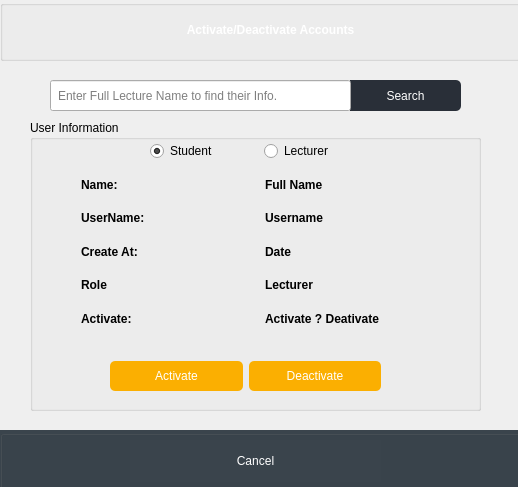
<?xml version="1.0" encoding="UTF-8"?>
<ui version="4.0">
 <class>Activate_DeactivateUser</class>
 <widget class="QDialog" name="Activate_DeactivateUser">
  <property name="geometry">
   <rect>
    <x>0</x>
    <y>0</y>
    <width>518</width>
    <height>487</height>
   </rect>
  </property>
  <property name="windowTitle">
   <string>Reset Passord</string>
  </property>
  <property name="windowIcon">
   <iconset resource="images.qrc">
    <normaloff>:/images/Icon for Taskbar.png</normaloff>:/images/Icon for Taskbar.png</iconset>
  </property>
  <widget class="QGroupBox" name="Footer">
   <property name="geometry">
    <rect>
     <x>0</x>
     <y>430</y>
     <width>521</width>
     <height>60</height>
    </rect>
   </property>
   <property name="minimumSize">
    <size>
     <width>0</width>
     <height>0</height>
    </size>
   </property>
   <property name="maximumSize">
    <size>
     <width>16777215</width>
     <height>16777215</height>
    </size>
   </property>
   <property name="styleSheet">
    <string notr="true">background:#3a444c;</string>
   </property>
   <property name="title">
    <string/>
   </property>
   <widget class="QWidget" name="layoutWidget1_7">
    <property name="geometry">
     <rect>
      <x>130</x>
      <y>10</y>
      <width>251</width>
      <height>42</height>
     </rect>
    </property>
    <layout class="QHBoxLayout" name="horizontalLayout_4">
     <item>
      <widget class="QPushButton" name="forgotPasswordCancelButton">
       <property name="styleSheet">
        <string notr="true">color: #ffffff;
border:0;
height:30px;
border-radius:5px;</string>
       </property>
       <property name="text">
        <string>Cancel</string>
       </property>
      </widget>
     </item>
    </layout>
   </widget>
  </widget>
  <widget class="QGroupBox" name="Header">
   <property name="geometry">
    <rect>
     <x>0</x>
     <y>0</y>
     <width>521</width>
     <height>61</height>
    </rect>
   </property>
   <property name="sizePolicy">
    <sizepolicy hsizetype="Preferred" vsizetype="Preferred">
     <horstretch>0</horstretch>
     <verstretch>0</verstretch>
    </sizepolicy>
   </property>
   <property name="minimumSize">
    <size>
     <width>0</width>
     <height>0</height>
    </size>
   </property>
   <property name="maximumSize">
    <size>
     <width>16777215</width>
     <height>16777215</height>
    </size>
   </property>
   <property name="styleSheet">
    <string notr="true">background: url(:/images/background.jpg);
background-position:center;
background-repeat: no-repeat;</string>
   </property>
   <property name="title">
    <string/>
   </property>
   <widget class="QLabel" name="label_2">
    <property name="geometry">
     <rect>
      <x>100</x>
      <y>20</y>
      <width>341</width>
      <height>20</height>
     </rect>
    </property>
    <property name="minimumSize">
     <size>
      <width>0</width>
      <height>0</height>
     </size>
    </property>
    <property name="maximumSize">
     <size>
      <width>16777215</width>
      <height>16777215</height>
     </size>
    </property>
    <property name="font">
     <font>
      <weight>62</weight>
      <bold>true</bold>
     </font>
    </property>
    <property name="styleSheet">
     <string notr="true">font-weight:500;
color:#ffffff;
background: none;</string>
    </property>
    <property name="text">
     <string>Activate/Deactivate Accounts</string>
    </property>
    <property name="alignment">
     <set>Qt::AlignCenter</set>
    </property>
   </widget>
  </widget>
  <widget class="QPushButton" name="lectureSearchButton">
   <property name="geometry">
    <rect>
     <x>350</x>
     <y>80</y>
     <width>111</width>
     <height>31</height>
    </rect>
   </property>
   <property name="styleSheet">
    <string notr="true">background:#292f38;
color: #ffffff;
border:0;
height:30px;
border-top-left-radius:0px;
border-top-right-radius:5px;
border-bottom-left-radius:0px;
border-bottom-right-radius:5px;</string>
   </property>
   <property name="text">
    <string>Search</string>
   </property>
   <property name="icon">
    <iconset resource="images.qrc">
     <normaloff>:/icons White/Icons/White/Search.png</normaloff>:/icons White/Icons/White/Search.png</iconset>
   </property>
   <property name="autoDefault">
    <bool>false</bool>
   </property>
   <property name="default">
    <bool>false</bool>
   </property>
  </widget>
  <widget class="QLineEdit" name="lectureSearchLineEdit">
   <property name="geometry">
    <rect>
     <x>50</x>
     <y>80</y>
     <width>301</width>
     <height>31</height>
    </rect>
   </property>
   <property name="styleSheet">
    <string notr="true">color:#000;
padding: 5px;</string>
   </property>
   <property name="text">
    <string/>
   </property>
   <property name="placeholderText">
    <string>Enter Full Lecture Name to find their Info.</string>
   </property>
  </widget>
  <widget class="QGroupBox" name="userInfogroupBox">
   <property name="geometry">
    <rect>
     <x>30</x>
     <y>120</y>
     <width>451</width>
     <height>291</height>
    </rect>
   </property>
   <property name="title">
    <string>User Information</string>
   </property>
   <widget class="QWidget" name="layoutWidget">
    <property name="geometry">
     <rect>
      <x>80</x>
      <y>240</y>
      <width>271</width>
      <height>32</height>
     </rect>
    </property>
    <layout class="QHBoxLayout" name="horizontalLayout_5">
     <item>
      <widget class="QPushButton" name="activateResetButton">
       <property name="styleSheet">
        <string notr="true">background:#fbaf01;
color: #ffffff;
border:0;
height:30px;
border-radius:5px;</string>
       </property>
       <property name="text">
        <string>Activate</string>
       </property>
       <property name="icon">
        <iconset resource="images.qrc">
         <normaloff>:/icons White/Icons/White/Single Arrow RIGHT.png</normaloff>:/icons White/Icons/White/Single Arrow RIGHT.png</iconset>
       </property>
       <property name="autoDefault">
        <bool>false</bool>
       </property>
       <property name="default">
        <bool>false</bool>
       </property>
      </widget>
     </item>
     <item>
      <widget class="QPushButton" name="disactivateResetButton">
       <property name="styleSheet">
        <string notr="true">background:#fbaf01;
color: #ffffff;
border:0;
height:30px;
border-radius:5px;</string>
       </property>
       <property name="text">
        <string>Deactivate</string>
       </property>
       <property name="icon">
        <iconset resource="images.qrc">
         <normaloff>:/icons White/Icons/White/Single Arrow RIGHT.png</normaloff>:/icons White/Icons/White/Single Arrow RIGHT.png</iconset>
       </property>
       <property name="autoDefault">
        <bool>false</bool>
       </property>
       <property name="default">
        <bool>false</bool>
       </property>
      </widget>
     </item>
    </layout>
   </widget>
   <widget class="QWidget" name="layoutWidget_4">
    <property name="geometry">
     <rect>
      <x>120</x>
      <y>20</y>
      <width>221</width>
      <height>22</height>
     </rect>
    </property>
    <layout class="QHBoxLayout" name="horizontalLayout_8">
     <item>
      <widget class="QRadioButton" name="studentRadioButton">
       <property name="text">
        <string>Student</string>
       </property>
       <property name="checked">
        <bool>true</bool>
       </property>
      </widget>
     </item>
     <item>
      <widget class="QRadioButton" name="lecturerRadioButton">
       <property name="text">
        <string>Lecturer</string>
       </property>
      </widget>
     </item>
    </layout>
   </widget>
   <widget class="QWidget" name="layoutWidget">
    <property name="geometry">
     <rect>
      <x>51</x>
      <y>51</y>
      <width>361</width>
      <height>161</height>
     </rect>
    </property>
    <layout class="QVBoxLayout" name="verticalLayout">
     <item>
      <layout class="QHBoxLayout" name="horizontalLayout">
       <item>
        <widget class="QLabel" name="Name">
         <property name="font">
          <font>
           <weight>75</weight>
           <bold>true</bold>
          </font>
         </property>
         <property name="styleSheet">
          <string notr="true">background-color:none;</string>
         </property>
         <property name="text">
          <string>Name:</string>
         </property>
        </widget>
       </item>
       <item>
        <widget class="QLabel" name="Name_label">
         <property name="font">
          <font>
           <weight>75</weight>
           <bold>true</bold>
          </font>
         </property>
         <property name="styleSheet">
          <string notr="true">background-color:none;</string>
         </property>
         <property name="text">
          <string>Full Name</string>
         </property>
        </widget>
       </item>
      </layout>
     </item>
     <item>
      <layout class="QHBoxLayout" name="horizontalLayout_2">
       <item>
        <widget class="QLabel" name="userName">
         <property name="font">
          <font>
           <weight>75</weight>
           <bold>true</bold>
          </font>
         </property>
         <property name="styleSheet">
          <string notr="true">background-color:none;</string>
         </property>
         <property name="text">
          <string>UserName: </string>
         </property>
        </widget>
       </item>
       <item>
        <widget class="QLabel" name="userName_Label">
         <property name="font">
          <font>
           <weight>75</weight>
           <bold>true</bold>
          </font>
         </property>
         <property name="styleSheet">
          <string notr="true">background-color:none;</string>
         </property>
         <property name="text">
          <string>Username</string>
         </property>
        </widget>
       </item>
      </layout>
     </item>
     <item>
      <layout class="QHBoxLayout" name="horizontalLayout_3">
       <item>
        <widget class="QLabel" name="createAt">
         <property name="font">
          <font>
           <weight>75</weight>
           <bold>true</bold>
          </font>
         </property>
         <property name="styleSheet">
          <string notr="true">background-color:none;</string>
         </property>
         <property name="text">
          <string>Create At:</string>
         </property>
        </widget>
       </item>
       <item>
        <widget class="QLabel" name="createAt_Label">
         <property name="font">
          <font>
           <weight>75</weight>
           <bold>true</bold>
          </font>
         </property>
         <property name="styleSheet">
          <string notr="true">background-color:none;</string>
         </property>
         <property name="text">
          <string>Date</string>
         </property>
        </widget>
       </item>
      </layout>
     </item>
     <item>
      <layout class="QHBoxLayout" name="horizontalLayout_6">
       <item>
        <widget class="QLabel" name="role">
         <property name="font">
          <font>
           <weight>75</weight>
           <bold>true</bold>
          </font>
         </property>
         <property name="styleSheet">
          <string notr="true">background-color:none;</string>
         </property>
         <property name="text">
          <string>Role</string>
         </property>
        </widget>
       </item>
       <item>
        <widget class="QLabel" name="role_2">
         <property name="font">
          <font>
           <weight>75</weight>
           <bold>true</bold>
          </font>
         </property>
         <property name="styleSheet">
          <string notr="true">background-color:none;</string>
         </property>
         <property name="text">
          <string>Lecturer</string>
         </property>
        </widget>
       </item>
      </layout>
     </item>
     <item>
      <layout class="QHBoxLayout" name="horizontalLayout_7">
       <item>
        <widget class="QLabel" name="Activate">
         <property name="font">
          <font>
           <weight>75</weight>
           <bold>true</bold>
          </font>
         </property>
         <property name="styleSheet">
          <string notr="true">background-color:none;</string>
         </property>
         <property name="text">
          <string>Activate:</string>
         </property>
        </widget>
       </item>
       <item>
        <widget class="QLabel" name="Activate_Label">
         <property name="font">
          <font>
           <weight>75</weight>
           <bold>true</bold>
          </font>
         </property>
         <property name="styleSheet">
          <string notr="true">background-color:none;</string>
         </property>
         <property name="text">
          <string>Activate ? Deativate</string>
         </property>
        </widget>
       </item>
      </layout>
     </item>
    </layout>
   </widget>
  </widget>
 </widget>
 <resources>
  <include location="images.qrc"/>
 </resources>
 <connections/>
</ui>
